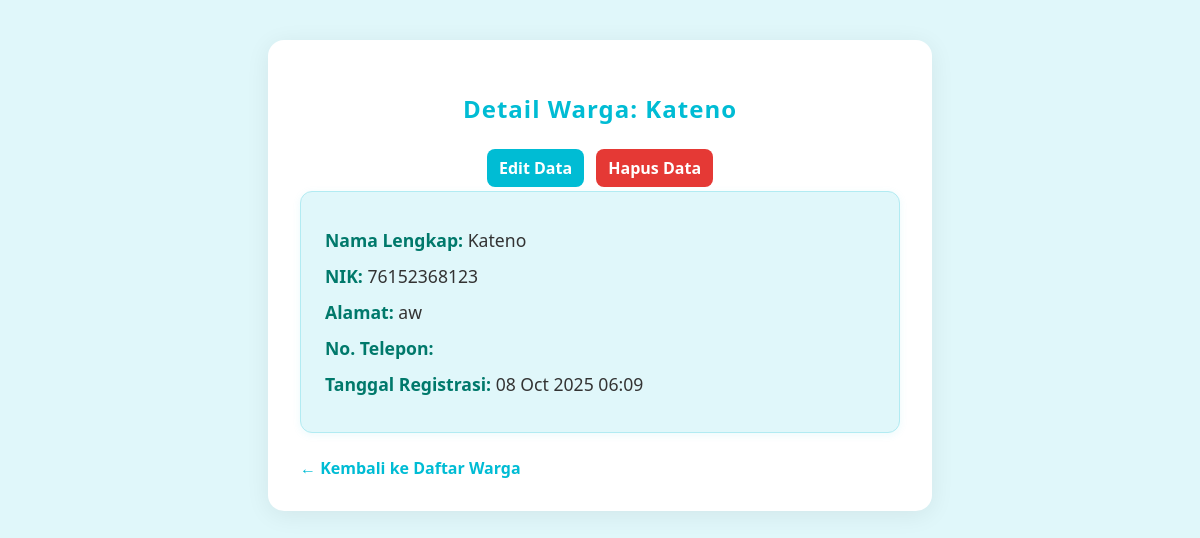
The app's page /5/ with its own data.
### warga/models.py (models this page shows, shortened)
class Warga(models.Model):
    nik = models.CharField(
        max_length=16,
        unique=True,
        verbose_name="Nomor Induk Kependudukan"
    )
    nama_lengkap = models.CharField(
        max_length=100,
        verbose_name="Nama Lengkap"
    )
    alamat = models.TextField(
        verbose_name="Alamat Tinggal"
    )
    tanggal_lahir = models.DateField(
        blank=True,
        null=True,
        verbose_name="Tanggal Lahir"
    )
    no_telepon = models.CharField(
        max_length=15,
        blank=True,
        verbose_name="Nomor Telepon"
    )
    tanggal_registrasi = models.DateTimeField(
        auto_now_add=True
    )

### warga/views.py (the view)
# urls.py: path('<int:pk>/', WargaDetailView.as_view(), name='warga_detail'),
class WargaDetailView(DetailView):
    model = Warga

### warga/templates/warga/warga_detail.html (shortened to what this page needs)
<!DOCTYPE html>
<html lang="en">
<head>
</head>
<body>
    <div class="container">
        <h2>Detail Warga: {{ object.nama_lengkap }}</h2>
        <div style="text-align:center; margin-bottom:12px;">
            <a href="{% url 'warga_edit' object.pk %}" class="btn" style="background:#00bcd4; color:#fff; padding:8px 12px; border-radius:8px; text-decoration:none; font-weight:700; margin-right:8px;">Edit Data</a>
            <a href="{% url 'warga_delete' object.pk %}" class="btn" style="background:#e53935; color:#fff; padding:8px 12px; border-radius:8px; text-decoration:none; font-weight:700;" onclick="return confirm('Anda yakin ingin menghapus data ini?');">Hapus Data</a>
        </div>
        <div class="detail">
            <p><strong>Nama Lengkap:</strong> {{ object.nama_lengkap }}</p>
            <p><strong>NIK:</strong> {{ object.nik }}</p>
            <p><strong>Alamat:</strong> {{ object.alamat }}</p>
            <p><strong>No. Telepon:</strong> {{ object.no_telepon }}</p>
            <p><strong>Tanggal Registrasi:</strong> {{ object.tanggal_registrasi|date:"d M Y H:i" }}</p>
        </div>
        <a href="{% url 'warga_list' %}" class="back-link">← Kembali ke Daftar Warga</a>
    </div>
</body>
</html>

### warga/templates/warga/warga_detail.html (style rules this page uses)
body { background: #e0f7fa; font-family: 'Segoe UI', Arial, sans-serif; margin: 0; padding: 0; color: #333; }
.container { max-width: 600px; margin: 40px auto; padding: 32px; background: #fff; border-radius: 16px; box-shadow: 0 4px 24px rgba(0,0,0,0.07); }
h2 { color: #00bcd4; margin-bottom: 32px; text-align: center; letter-spacing: 1px; }
.detail { background: #e0f7fa; border: 1px solid #b2ebf2; border-radius: 12px; padding: 24px; box-shadow: 0 2px 8px rgba(0,188,212,0.08); }
.detail p { margin: 12px 0; font-size: 1.1em; }
.detail strong { color: #00796b; }
.back-link { display: inline-block; margin-top: 24px; color: #00bcd4; text-decoration: none; font-weight: bold; }

### records on screen
Warga: nama_lengkap "Kateno", nik "76152368123", alamat "aw", tanggal_registrasi "08 Oct 2025 06:09"
